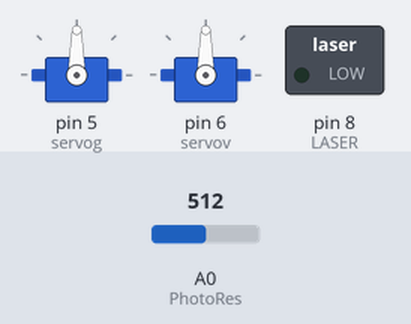
A sketch run on a simulated Arduino Uno, built with avr-gcc and run on an emulated ATmega328P. Parts: 2 × servo, switched loads named in the sketch (green lamp = pin HIGH). The inputs (shaded band) are chosen by the test bench; at power-on: A0 (PhotoRes) = 512.

Above: at 0.1 s.
At 30.1 s:
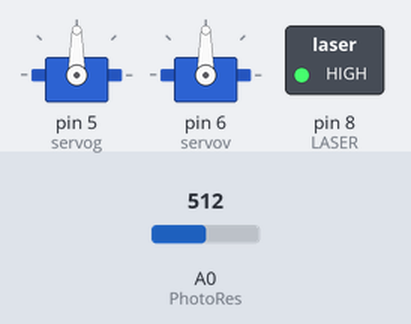
At 114.1 s:
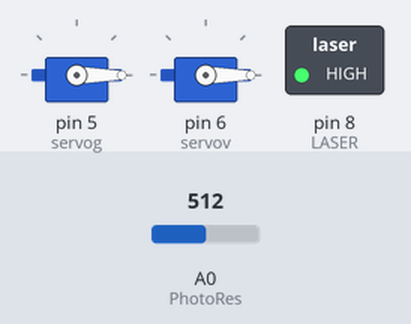
Timing chart, 0 to 115.6 s (numbered marks = the images above):
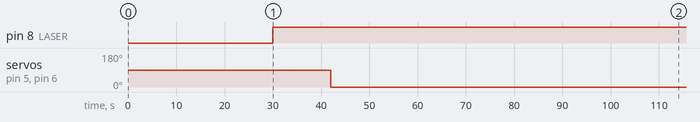

The sketch:

SourceOfLight_v06.11.2020.ino
```cpp
#include <Servo.h>
#include <math.h>

Servo servog;
Servo servov;
#define LASER 8  // пин лазера
int PhotoRes = 0;  // номер пина после равно
const int l = 5;
int max = 0, x = 0, y = 1;
boolean centr = false, f = 0;
float ygolX = 0.0, ygolY = 0.0;

void setup()
{
    servog.attach(5);  // поменять номер пина
    servov.attach(6);  // поменять номер пина
    pinMode(LASER, OUTPUT);
    pinMode(PhotoRes, INPUT);
    Serial.begin(9600);  // функция для работы с портом, в скобках указывается скорость вывода на экран
}

void loop()
{
    if (f == 0)
    {
        delay(30000);
        digitalWrite(LASER, HIGH);
        delay(12000);
        digitalWrite(LASER, LOW);
        f = 1;
    }

    for (int i = 0; i < 3; i++)
    {
        while ((analogRead(PhotoRes) > max) && (x < 4))
        {
            max = analogRead(PhotoRes);
            x++;
            servog.write(atan2(x, l) - ygolX);
            ygolX = atan2(x, l);
            if ((x == 4) && (max < analogRead(PhotoRes)))
                max = analogRead(PhotoRes);
        }

        if (abs(max - analogRead(PhotoRes)) > 2)  // погрешность
        {
            x = x - 2;
            if (x >= 0)
            {
                servog.write(atan2(x, l) - ygolX);
                ygolX = atan2(x, l);
            }
            else
            {
                servog.write(-atan2(abs(x), l) - ygolX);
                ygolX = -atan2(abs(x), l);
            }
            centr = true;

            while ((analogRead(PhotoRes) > max) && (x > -4))
            {
                centr = false;
                max = analogRead(PhotoRes);
                x--;
                if (x >= 0)
                {
                    servog.write(atan2(x, l) - ygolX);
                    ygolX = atan2(x, l);
                }
                else
                {
                    servog.write(-atan2(abs(x), l) - ygolX);
                    ygolX = -atan2(abs(x), l);
                }
                if ((x == -4) && (max < analogRead(PhotoRes)))
                    max = analogRead(PhotoRes);
            }

            if ((abs(max - analogRead(PhotoRes)) > 2) || (centr))
            {
                x++;
                if (x >= 0)
                {
                    servog.write(atan2(x, l) - ygolX);
                    ygolX = atan2(x, l);
                }
                else
                {
                    servog.write(-atan2(abs(x), l) - ygolX);
                    ygolX = -atan2(abs(x), l);
                }
            }
        }

        max = analogRead(PhotoRes);
        y++;
        servov.write(atan2(y, l) - ygolY);
        ygolY = atan2(y, l);
        while ((analogRead(PhotoRes) > max) && (y < 4))
        {
            max = analogRead(PhotoRes);
            y++;
            servov.write(atan2(y, l) - ygolY);
            ygolY = atan2(y, l);
            if ((y == 4) && (max < analogRead(PhotoRes)))
                max = analogRead(PhotoRes);
        }

        if (abs(max - analogRead(PhotoRes)) > 2)
        {
            y--;
            servov.write(atan2(y, l) - ygolY);
            ygolY = atan2(y, l);
        }

        digitalWrite(LASER, HIGH);
        delay(12000);
        digitalWrite(LASER, LOW);
        servov.write(-ygolY);
        ygolY = 0.0;
        servog.write(-ygolX);
        ygolX = 0.0;
        x = 0;
        y = 1;
        max = 0;
        centr = false;
    }
}
```

Measured:
- by itself, pin 8 (LASER): LOW → HIGH at 30.0 s
- by itself, servo on pin 5 (servog), servo on pin 6 (servov): 90° → 0° at 42.0 s
